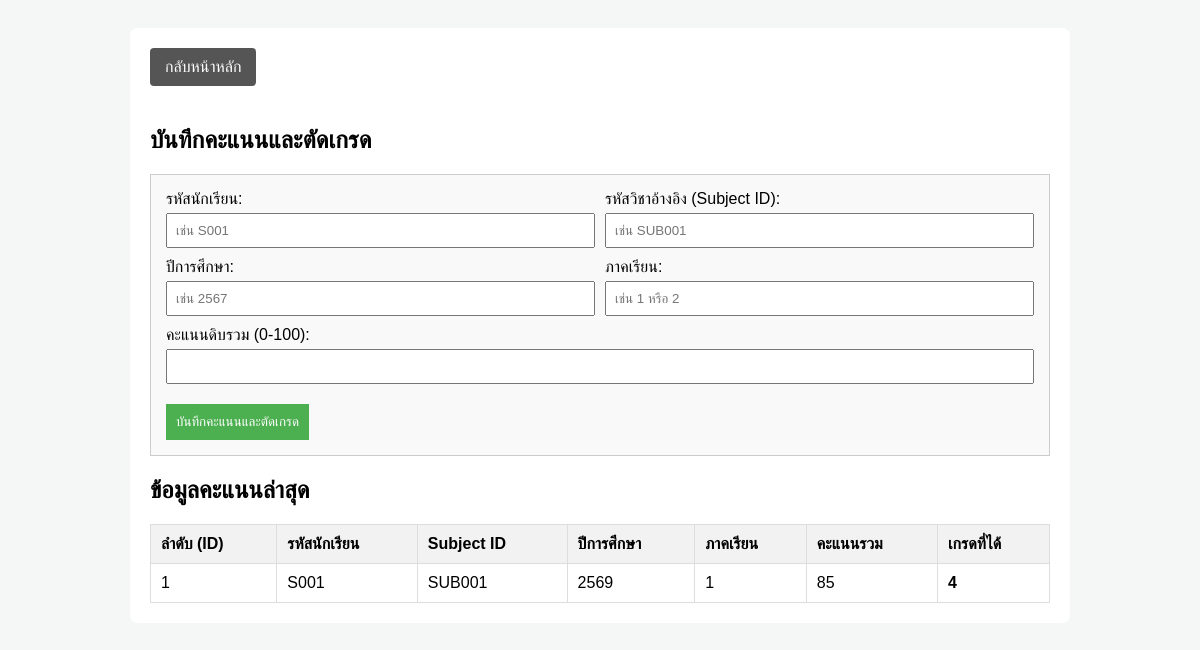
The page /backend/web/grades.php (signed in) on the database its author committed.
### tables this page shows
CREATE TABLE `grades` (
  `grade_id` int(50) NOT NULL,
  `student_id` varchar(50) NOT NULL,
  `subject_id` varchar(50) NOT NULL,
  `academic_year` int(11) NOT NULL,
  `semester` int(11) NOT NULL,
  `total_score` float DEFAULT NULL,
  `grade_result` varchar(10) DEFAULT NULL
);

### backend/web/grades.php (the view, shortened to what this page needs)
<?php
include 'db.php';
?>
<!DOCTYPE html>
<html lang="th">
<head>
</head>
<body>
    <div class="container">
        <a href="dashboard.php" class="back-btn">กลับหน้าหลัก</a>
        <h2>บันทึกคะแนนและตัดเกรด</h2>
        <form method="POST" style="background:#f9f9f9; padding:15px; border:1px solid #ccc;">
            <div class="form-row">
                <div class="form-group">
                    <label>รหัสนักเรียน:</label>
                    <input type="text" name="student_id" placeholder="เช่น S001" required>
                </div>
                <div class="form-group">
                    <label>รหัสวิชาอ้างอิง (Subject ID):</label>
                    <input type="text" name="subject_id" placeholder="เช่น SUB001" required>
                </div>
            </div>
            <div class="form-row">
                <div class="form-group">
                    <label>ปีการศึกษา:</label>
                    <input type="text" name="academic_year" placeholder="เช่น 2567" required>
                </div>
                <div class="form-group">
                    <label>ภาคเรียน:</label>
                    <input type="text" name="semester" placeholder="เช่น 1 หรือ 2" required>
                </div>
            </div>
            <div class="form-group">
                <label>คะแนนดิบรวม (0-100):</label>
                <input type="number" name="total_score" min="0" max="100" required>
            </div>
            <button type="submit" name="save_grade">บันทึกคะแนนและตัดเกรด</button>
        </form>
        <h2>ข้อมูลคะแนนล่าสุด</h2>
        <table>
            <tr>
                <th>ลำดับ (ID)</th>
                <th>รหัสนักเรียน</th>
                <th>Subject ID</th>
                <th>ปีการศึกษา</th>
                <th>ภาคเรียน</th>
                <th>คะแนนรวม</th>
                <th>เกรดที่ได้</th>
            </tr>
            <?php
            $result = $conn->query("SELECT * FROM grades ORDER BY grade_id DESC");
            if ($result && $result->num_rows > 0) {
                while($row = $result->fetch_assoc()) {
                    echo "<tr>
                            <td>{$row['grade_id']}</td>
                            <td>{$row['student_id']}</td>
                            <td>{$row['subject_id']}</td>
                            <td>{$row['academic_year']}</td>
                            <td>{$row['semester']}</td>
                            <td>{$row['total_score']}</td>
                            <td><strong>{$row['grade_result']}</strong></td>
                          </tr>";
                }
            } else {
                echo "<tr><td colspan='7' style='text-align:center;'>ยังไม่มีข้อมูลคะแนน</td></tr>";
            }
            ?>
        </table>
    </div>
</body>
</html>

### backend/web/grades.php (style rules this page uses)
body { font-family: Tahoma, sans-serif; padding: 20px; background: #f4f7f6; }
.container { max-width: 900px; margin: auto; background: white; padding: 20px; border-radius: 8px; }
table { width: 100%; border-collapse: collapse; margin-top: 20px; }
th, td { border: 1px solid #ddd; padding: 10px; text-align: left; }
th { background-color: #f2f2f2; }
.form-group { margin-bottom: 10px; }
input[type="text"], input[type="number"] { padding: 8px; width: calc(100% - 20px); margin-top: 5px; }
button { background-color: #4CAF50; color: white; padding: 10px; border: none; cursor: pointer; margin-top: 10px; }
.back-btn { background-color: #555; text-decoration: none; padding: 10px 15px; color: white; border-radius: 4px; display: inline-block; margin-bottom: 20px; }
.form-row { display: flex; gap: 10px; }
.form-row .form-group { flex: 1; }

### rows shown on the page
grades: grade_id "1", student "S001", subject "SUB001", academic_year "2569", semester "1", total_score "85", grade_result "4"
